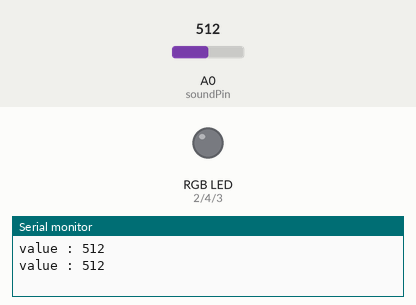
This sketch was run on a simulated Arduino Uno, built with avr-gcc and run on an emulated ATmega328P. Shown: an RGB LED mixed from three pins (HIGH = lit), the last lines printed to the serial monitor. Dashed ring = blinking. The inputs (shaded band) are chosen by the test bench; at power-on: A0 (soundPin) = 512.

Above: at 3.8 s.
3.9 s: A0 (soundPin) set to 0
At 4.5 s:
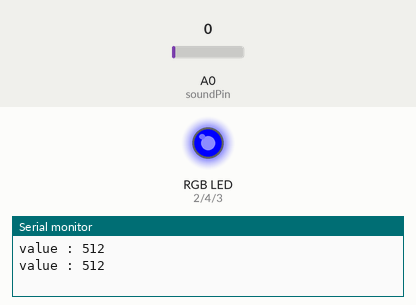
At 5.5 s:
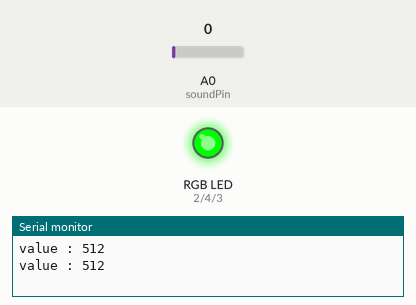
11.8 s: A0 (soundPin) set to 122
At 12.12 s:
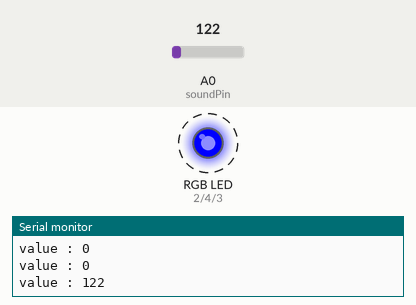
Timing chart, 0 to 21.8 s (numbered marks = the images above; inputs shaded):
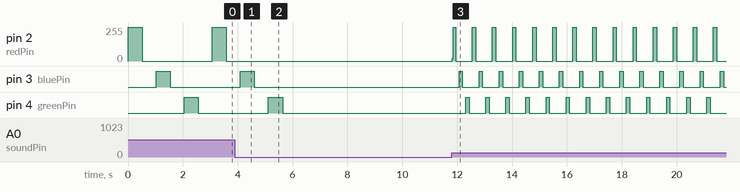

The sketch:

sound_with_led.ino
```cpp
const int soundPin = A0; // sound sensor pin
const int redPin = 2;
const int bluePin = 3;
const int greenPin = 4;

void flash_led(int);

void setup() {
  // put your setup code here, to run once:
  pinMode(soundPin, INPUT);
  pinMode(redPin, OUTPUT);
  pinMode(bluePin, OUTPUT);
  pinMode(greenPin, OUTPUT);
  Serial.begin(9600);
}

void loop() {
  // put your main code here, to run repeatedly:

  int value = analogRead(soundPin);
  Serial.print("value : ");
  Serial.println(value);
  flash_led(value);
}

void flash_led(int value){
  digitalWrite(redPin, HIGH);
  delay(value);
  digitalWrite(redPin, LOW);
  delay(value);
  digitalWrite(bluePin, HIGH);
  delay(value);
  digitalWrite(bluePin, LOW);
  delay(value);
  digitalWrite(greenPin, HIGH);
  delay(value);
  digitalWrite(greenPin, LOW);
  delay(value);
}
```

Measured:
- after the input at 3.9 s, pin 2 (redPin): stops changing and stays 0/255; pin 3 (bluePin): goes on until 4.6 s, then stays LOW; pin 4 (greenPin): goes on until 5.6 s, then stays LOW
- after the input at 11.8 s, pin 2 (redPin): 0/255 → 22/255 at once, then moves between 0/255 and 255/255, repeating every 0.73 s; pin 3 (bluePin): alternates HIGH for 0.12 s and LOW for 0.61 s, starting after 0.27 s; pin 4 (greenPin): alternates HIGH for 0.12 s and LOW for 0.61 s, starting after 0.51 s
- by itself, pin 2 (redPin): alternates 255/255 for 0.51 s and 0/255 for 2.6 s
